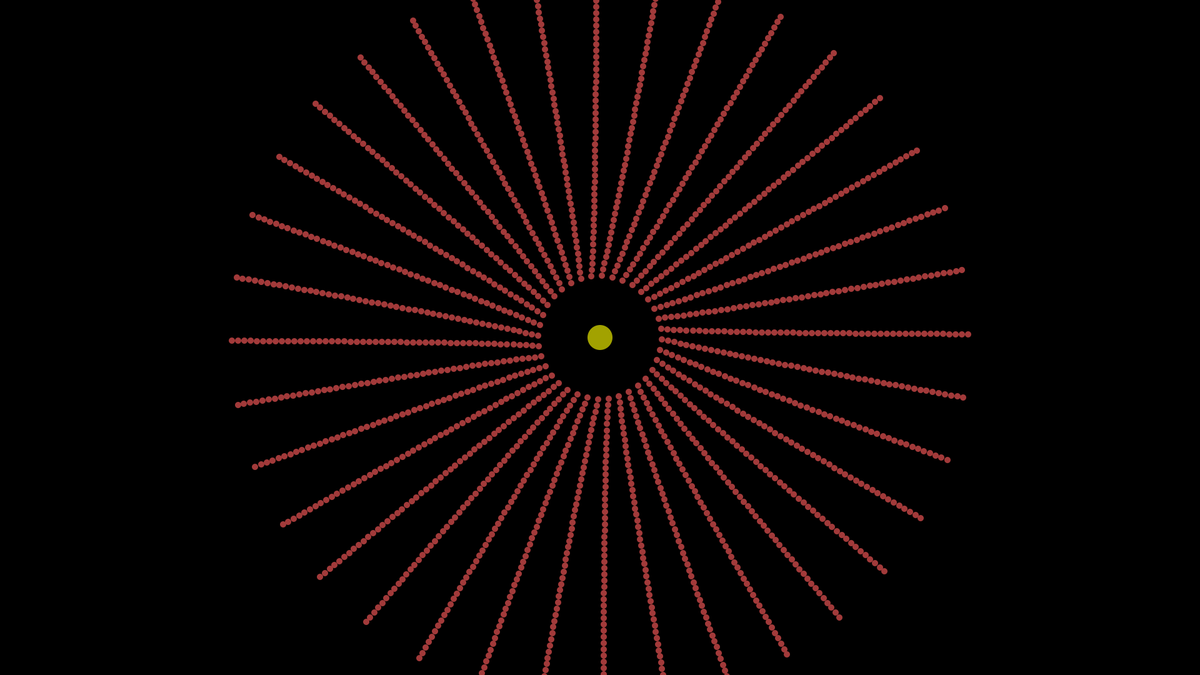
Frame 1 (no input)
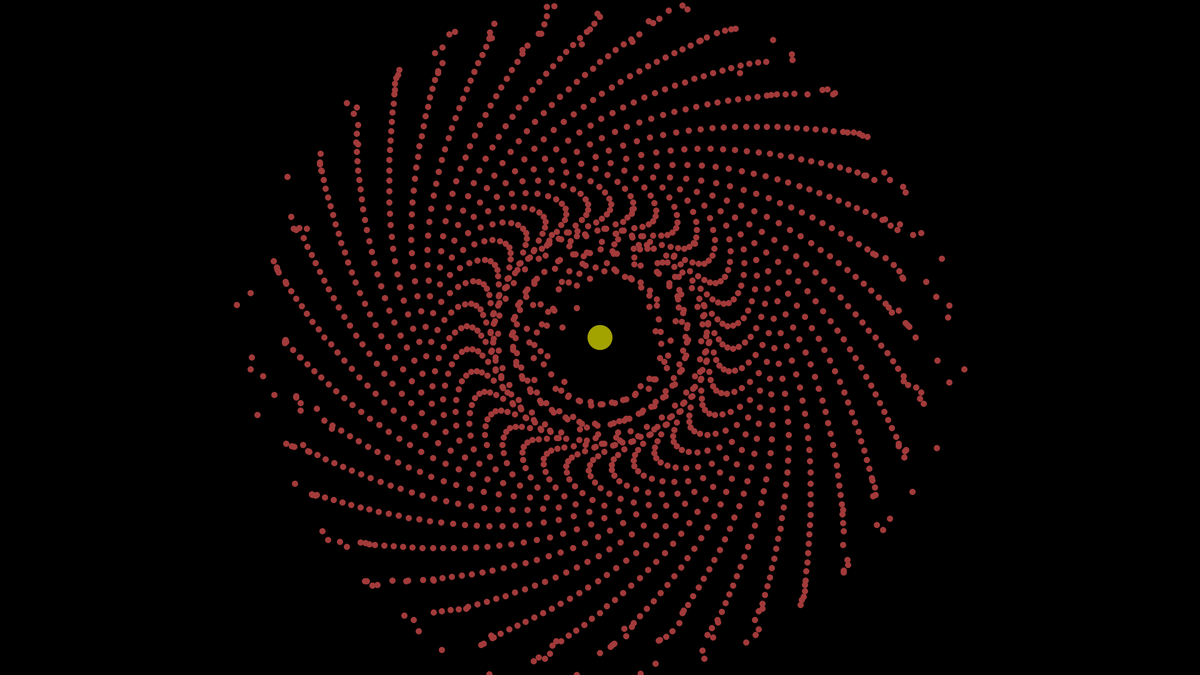
Frame 60 (the mouse pressed at the canvas centre just before this capture)
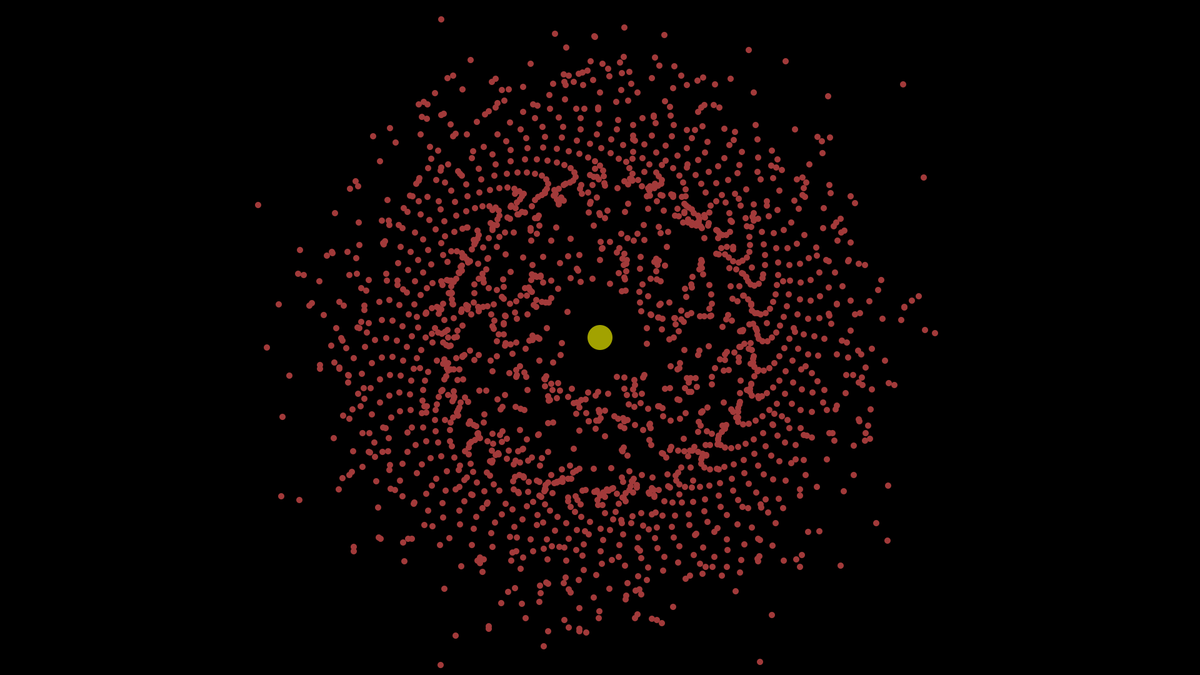
Frame 120 (the mouse held since frame 60 and released just before this capture)

The Processing sketch that drew these frames (run headless with seeded random() and noise(); from frame 60 on, the mouse is pressed at the canvas centre):

// Processing sketch: campo_gravitatorio
// ── campo_gravitatorio.pde
int deg=36;
int lay=50;
int max=deg*lay+1;
pointMass[]array=new pointMass[max];
int substep=1;
void setup() {
  size(1920, 1080);
  float G=2;

  array[max-1]=new pointMass(0, 0, 10000, 20, G);
  for (int k=0; k<deg; k++) {
    for (int j=0; j<lay; j++) {
      int i=k+j*deg;
      float v=sqrt(G*10000/(10*(j+10)))*1.0;
      float px=( 10*(j+10)*cos(radians(k*10)));
      float py=( 10*(j+10)*sin(radians(k*10)));
      //array[i]=new pointMass(random(1920*2)-1920, random(1080*2)-1080, random(0.1, 2));

      array[i]=new pointMass(px, py, 1, 5, G);
      array[i].u=v*(array[i].y/sqrt(array[i].x*array[i].x+array[i].y*array[i].y));
      array[i].v=-v*(array[i].x/sqrt(array[i].x*array[i].x+array[i].y*array[i].y));
    }
  }
}

void gameloop() {
  float delta=1/(float)substep;

  for (int i=0; i<max; i++) {
    array[i].field(array, max);
    //array[i].interact(array,max,0.9,delta);
  }
  for (int i=0; i<max; i++) {
    array[i].euclid(delta);
  }
}
void draw() {
  background(0);
  //fill(255, 200);
  noStroke();
  colorMode(HSB, 400);

  for (int t=0; t<substep; t++) {
    gameloop();
  }
  for (int i=0; i<max-1; i++) {
    array[i].show();
  }
  colorMode(RGB);
  array[max-1].show(color(255, 255, 0));
}

// ── mass.pde
class pointMass {
  float x, y, u, v, m, G, gx, gy;
  int radio;
  public pointMass(float x, float y, float m,int radio,float G) {
    this.x=x;
    this.y=y;
    this.m=m;
    u=0;
    v=0;
    this.G=G;
    gx=0;
    gy=0;
    this.radio=radio;
  }
  void field(pointMass[]array, int max) {
    gx=0;
    gy=0;
    for (int i=0; i<max; i++) {
      float dx=this.x-array[i].x;
      float dy=this.y-array[i].y;
      float distance=sqrt(dx*dx+dy*dy);
      if (distance>1) {
        gx+=-(dx/distance)*G*array[i].m/(this.m*distance*distance);
        gy+=-(dy/distance)*G*array[i].m/(this.m*distance*distance);
      }
    }
  }

  void euclid(float delta) {
    u+=gx*delta;
    v+=gy*delta;
    x+=u*delta;
    y+=v*delta;
  }

  void show() {
    float shade=130-(int)255*sqrt(u*u+v*v)/5;
    fill(shade,255,255);
    int px=(int)x+1920/2;
    int py=(int)y+1080/2;
    
    ellipse(px,py, radio*2, radio*2);
  }
  void show(color shade) {

    int px=(int)x+1920/2;
    int py=(int)y+1080/2;
    fill(shade);
    ellipse(px,py, radio*2, radio*2);
  }
  
  void interact(pointMass[]other, int max, float tolerance, float delta) {
    int timestep=1;//(int)(1/delta);
    for (int i=1; i<max; i++) {
      float dx=this.x-other[i].x;
      float dy=this.y-other[i].y;
      float distance=sqrt(dx*dx+dy*dy);
      if (distance<radio+other[i].radio && distance>1) {
        float ejeColisionX=(this.x-other[i].x)/distance;
        float ejeColisionY=(this.y-other[i].y)/distance;
        //float delta=r+other[i].r-distance;

        float prevx=x;
        float prevy=y;

        x+=ejeColisionX*delta*tolerance/timestep;
        y+=ejeColisionY*delta*tolerance/timestep;

        u+=(x-prevx)*timestep*tolerance/m;
        v+=(y-prevy)*timestep*tolerance/m;
      }
    }
  }
}
